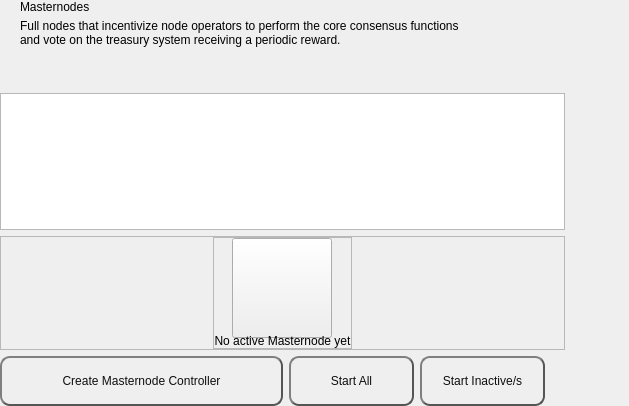
<?xml version="1.0" encoding="UTF-8"?>
<ui version="4.0">
 <class>MasterNodesWidget</class>
 <widget class="QWidget" name="MasterNodesWidget">
  <property name="geometry">
   <rect>
    <x>0</x>
    <y>0</y>
    <width>629</width>
    <height>406</height>
   </rect>
  </property>
  <property name="windowTitle">
   <string>Form</string>
  </property>
  <layout class="QHBoxLayout" name="horizontalLayout_2" stretch="2,1">
   <property name="spacing">
    <number>0</number>
   </property>
   <property name="leftMargin">
    <number>0</number>
   </property>
   <property name="topMargin">
    <number>0</number>
   </property>
   <property name="rightMargin">
    <number>0</number>
   </property>
   <property name="bottomMargin">
    <number>0</number>
   </property>
   <item>
    <widget class="QWidget" name="left" native="true">
     <layout class="QVBoxLayout" name="verticalLayout_3">
      <property name="leftMargin">
       <number>0</number>
      </property>
      <property name="topMargin">
       <number>0</number>
      </property>
      <property name="rightMargin">
       <number>0</number>
      </property>
      <property name="bottomMargin">
       <number>0</number>
      </property>
      <item>
       <layout class="QVBoxLayout" name="verticalLayout_2">
        <property name="spacing">
         <number>6</number>
        </property>
        <item>
         <layout class="QHBoxLayout" name="horizontalLayout_3">
          <property name="spacing">
           <number>0</number>
          </property>
          <property name="leftMargin">
           <number>20</number>
          </property>
          <item>
           <layout class="QVBoxLayout" name="verticalLayout_8">
            <property name="spacing">
             <number>5</number>
            </property>
            <item>
             <widget class="QLabel" name="labelTitle">
              <property name="text">
               <string>Masternodes</string>
              </property>
             </widget>
            </item>
            <item alignment="Qt::AlignTop">
             <widget class="QLabel" name="labelSubtitle1">
              <property name="text">
               <string>Full nodes that incentivize node operators to perform the core consensus functions
and vote on the treasury system receiving a periodic reward.</string>
              </property>
             </widget>
            </item>
           </layout>
          </item>
          <item>
           <spacer name="horizontalSpacer">
            <property name="orientation">
             <enum>Qt::Horizontal</enum>
            </property>
            <property name="sizeHint" stdset="0">
             <size>
              <width>40</width>
              <height>20</height>
             </size>
            </property>
           </spacer>
          </item>
         </layout>
        </item>
        <item>
         <spacer name="verticalSpacer_2">
          <property name="orientation">
           <enum>Qt::Vertical</enum>
          </property>
          <property name="sizeType">
           <enum>QSizePolicy::Fixed</enum>
          </property>
          <property name="sizeHint" stdset="0">
           <size>
            <width>20</width>
            <height>40</height>
           </size>
          </property>
         </spacer>
        </item>
        <item>
         <layout class="QVBoxLayout" name="verticalLayout_6"/>
        </item>
        <item>
         <widget class="QListView" name="listMn">
          <property name="mouseTracking">
           <bool>true</bool>
          </property>
         </widget>
        </item>
        <item>
         <widget class="QFrame" name="emptyContainer">
          <property name="minimumSize">
           <size>
            <width>0</width>
            <height>100</height>
           </size>
          </property>
          <property name="frameShape">
           <enum>QFrame::StyledPanel</enum>
          </property>
          <property name="frameShadow">
           <enum>QFrame::Raised</enum>
          </property>
          <layout class="QVBoxLayout" name="verticalLayout_7" stretch="1,8">
           <property name="spacing">
            <number>0</number>
           </property>
           <property name="leftMargin">
            <number>0</number>
           </property>
           <property name="topMargin">
            <number>0</number>
           </property>
           <property name="rightMargin">
            <number>0</number>
           </property>
           <property name="bottomMargin">
            <number>0</number>
           </property>
           <item>
            <spacer name="verticalSpacer">
             <property name="orientation">
              <enum>Qt::Vertical</enum>
             </property>
             <property name="sizeHint" stdset="0">
              <size>
               <width>20</width>
               <height>20</height>
              </size>
             </property>
            </spacer>
           </item>
           <item alignment="Qt::AlignHCenter|Qt::AlignVCenter">
            <widget class="QFrame" name="emptyScreen">
             <property name="sizePolicy">
              <sizepolicy hsizetype="Expanding" vsizetype="Expanding">
               <horstretch>0</horstretch>
               <verstretch>0</verstretch>
              </sizepolicy>
             </property>
             <property name="frameShape">
              <enum>QFrame::StyledPanel</enum>
             </property>
             <property name="frameShadow">
              <enum>QFrame::Raised</enum>
             </property>
             <layout class="QVBoxLayout" name="verticalLayout">
              <property name="spacing">
               <number>30</number>
              </property>
              <property name="leftMargin">
               <number>0</number>
              </property>
              <property name="topMargin">
               <number>0</number>
              </property>
              <property name="rightMargin">
               <number>0</number>
              </property>
              <property name="bottomMargin">
               <number>0</number>
              </property>
              <item alignment="Qt::AlignHCenter|Qt::AlignVCenter">
               <widget class="QPushButton" name="pushImgEmpty">
                <property name="minimumSize">
                 <size>
                  <width>100</width>
                  <height>100</height>
                 </size>
                </property>
                <property name="maximumSize">
                 <size>
                  <width>100</width>
                  <height>100</height>
                 </size>
                </property>
                <property name="focusPolicy">
                 <enum>Qt::NoFocus</enum>
                </property>
                <property name="text">
                 <string/>
                </property>
                <property name="iconSize">
                 <size>
                  <width>100</width>
                  <height>100</height>
                 </size>
                </property>
               </widget>
              </item>
              <item alignment="Qt::AlignHCenter|Qt::AlignVCenter">
               <widget class="QLabel" name="labelEmpty">
                <property name="styleSheet">
                 <string notr="true"/>
                </property>
                <property name="text">
                 <string>No active Masternode yet</string>
                </property>
                <property name="alignment">
                 <set>Qt::AlignCenter</set>
                </property>
               </widget>
              </item>
             </layout>
            </widget>
           </item>
          </layout>
         </widget>
        </item>
        <item>
         <layout class="QHBoxLayout" name="horizontalLayout_7">
          <property name="rightMargin">
           <number>20</number>
          </property>
          <item>
           <spacer name="horizontalSpacer_5">
            <property name="orientation">
             <enum>Qt::Horizontal</enum>
            </property>
            <property name="sizeType">
             <enum>QSizePolicy::Expanding</enum>
            </property>
            <property name="sizeHint" stdset="0">
             <size>
              <width>40</width>
              <height>20</height>
             </size>
            </property>
           </spacer>
          </item>
          <item>
           <widget class="QPushButton" name="pushButtonSave">
            <property name="minimumSize">
             <size>
              <width>283</width>
              <height>50</height>
             </size>
            </property>
            <property name="maximumSize">
             <size>
              <width>283</width>
              <height>50</height>
             </size>
            </property>
            <property name="focusPolicy">
             <enum>Qt::NoFocus</enum>
            </property>
            <property name="styleSheet">
             <string notr="true">QPushButton {
color: #0F0F0F;
border: 2px solid #555;
border-radius: 10px;
border-style: outset;
background: qradialgradient(
cx: 0.3, cy: -0.4, fx: 0.3, fy: -0.4,
radius: 1.35, stop: 0 #d1d5db, stop: 1 #d1d5db
);
padding: 5px;
}

QPushButton:hover {
background: qradialgradient(
cx: 0.3, cy: -0.4, fx: 0.3, fy: -0.4,
radius: 1.35, stop: 0 #d1d5db, stop: 1 #d1d5db
);
}</string>
            </property>
            <property name="text">
             <string>Create Masternode Controller</string>
            </property>
           </widget>
          </item>
          <item>
           <widget class="QPushButton" name="pushButtonStartAll">
            <property name="minimumSize">
             <size>
              <width>125</width>
              <height>50</height>
             </size>
            </property>
            <property name="styleSheet">
             <string notr="true">QPushButton {
color: #0F0F0F;
border: 2px solid #555;
border-radius: 10px;
border-style: outset;
background: qradialgradient(
cx: 0.3, cy: -0.4, fx: 0.3, fy: -0.4,
radius: 1.35, stop: 0 #d1d5db, stop: 1 #d1d5db
);
padding: 5px;
}

QPushButton:hover {
background: qradialgradient(
cx: 0.3, cy: -0.4, fx: 0.3, fy: -0.4,
radius: 1.35, stop: 0 #d1d5db, stop: 1 #d1d5db
);
}</string>
            </property>
            <property name="text">
             <string>Start All</string>
            </property>
           </widget>
          </item>
          <item>
           <widget class="QPushButton" name="pushButtonStartMissing">
            <property name="minimumSize">
             <size>
              <width>125</width>
              <height>50</height>
             </size>
            </property>
            <property name="styleSheet">
             <string notr="true">QPushButton {
color: #0F0F0F;
border: 2px solid #555;
border-radius: 10px;
border-style: outset;
background: qradialgradient(
cx: 0.3, cy: -0.4, fx: 0.3, fy: -0.4,
radius: 1.35, stop: 0 #d1d5db, stop: 1 #d1d5db
);
padding: 5px;
}

QPushButton:hover {
background: qradialgradient(
cx: 0.3, cy: -0.4, fx: 0.3, fy: -0.4,
radius: 1.35, stop: 0 #d1d5db, stop: 1 #d1d5db
);
}</string>
            </property>
            <property name="text">
             <string>Start Inactive/s</string>
            </property>
           </widget>
          </item>
         </layout>
        </item>
       </layout>
      </item>
     </layout>
    </widget>
   </item>
   <item>
    <widget class="QWidget" name="right" native="true">
     <layout class="QVBoxLayout" name="verticalLayout_5">
      <property name="leftMargin">
       <number>0</number>
      </property>
      <property name="topMargin">
       <number>0</number>
      </property>
      <property name="rightMargin">
       <number>0</number>
      </property>
      <property name="bottomMargin">
       <number>0</number>
      </property>
      <item>
       <layout class="QVBoxLayout" name="verticalLayout_4">
        <property name="spacing">
         <number>6</number>
        </property>
        <item>
         <widget class="OptionButton" name="btnAbout" native="true">
          <property name="minimumSize">
           <size>
            <width>0</width>
            <height>50</height>
           </size>
          </property>
         </widget>
        </item>
        <item>
         <widget class="OptionButton" name="btnAboutController" native="true">
          <property name="minimumSize">
           <size>
            <width>0</width>
            <height>50</height>
           </size>
          </property>
         </widget>
        </item>
        <item>
         <spacer name="verticalSpacer_5">
          <property name="orientation">
           <enum>Qt::Vertical</enum>
          </property>
          <property name="sizeHint" stdset="0">
           <size>
            <width>20</width>
            <height>40</height>
           </size>
          </property>
         </spacer>
        </item>
       </layout>
      </item>
     </layout>
    </widget>
   </item>
  </layout>
 </widget>
 <customwidgets>
  <customwidget>
   <class>OptionButton</class>
   <extends>QWidget</extends>
   <header>qt/rapids/optionbutton.h</header>
   <container>1</container>
  </customwidget>
 </customwidgets>
 <resources/>
 <connections/>
</ui>
